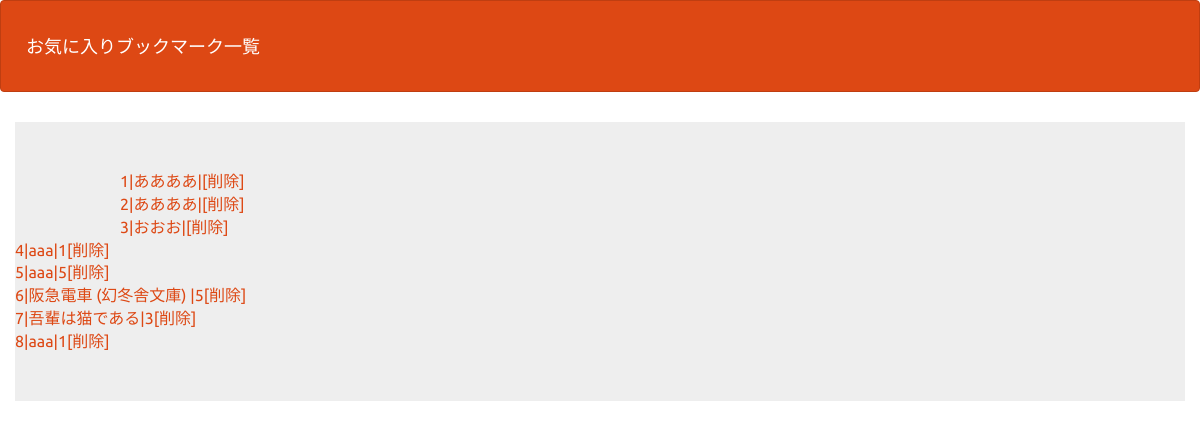
The page /select.php on the database its author committed.
### tables this page shows
CREATE TABLE `bookmark_favorite_book` (
  `id` int(12) NOT NULL,
  `name` varchar(64) NOT NULL,
  `url` text NOT NULL,
  `date` date DEFAULT NULL,
  `impetus` varchar(64) NOT NULL,
  `selected` varchar(12) DEFAULT NULL,
  `comment` text DEFAULT NULL,
  `indate` datetime NOT NULL
);

### funcs.php (called while the page is built, shortened)
<?php
function h($str){
    return htmlspecialchars($str, ENT_QUOTES);
}

### select.php (the view, shortened to what this page needs)
<?php
include("funcs.php");
$pdo = db_conn();
$stmt   = $pdo->prepare("SELECT * FROM bookmark_favorite_book");
$status = $stmt->execute();
$view="";
if($status==false) {
  sql_error($stmt);
}else{
  while( $r = $stmt->fetch(PDO::FETCH_ASSOC)){
    $view .= '<a href="detail.php?id='.h($r["id"]).'">';
    $view .= h($r["id"])."|".h($r["name"])."|".h($r["selected"]);
    $view .= '</a>';
    $view .= '<a href="delete.php?id='.h($r["id"]).'">';
    $view .= '[削除]';
    $view .= '</a>';
    $view .= '<br>';
  }
}
?>
<!DOCTYPE html>
<html lang="ja">
<head>
<link rel="stylesheet" href="css/range.css">
<link href="css/bootstrap.min.css" rel="stylesheet">
</head>
<body id="main">
<header>
  <nav class="navbar navbar-default">
    <div class="container-fluid">
      <div class="navbar-header">
      <a class="navbar-brand" href="index.php">お気に入りブックマーク一覧
    </div>
  </nav>
</header>
<div>
    <div class="container jumbotron"><?=$view?></div>
</div>
</body>
</html>

### select.php (style rules this page uses)
div { padding: 10px;font-size:16px; }

### rows shown on the page
bookmark_favorite_book: value "1|ああああ| [削除]"
bookmark_favorite_book: value "2|ああああ| [削除]"
bookmark_favorite_book: value "3|おおお| [削除]"
bookmark_favorite_book: value "4|aaa|1 [削除]"
bookmark_favorite_book: value "5|aaa|5 [削除]"
bookmark_favorite_book: value "6|阪急電車 (幻冬舎文庫) |5 [削除]"
bookmark_favorite_book: value "7|吾輩は猫である|3 [削除]"
bookmark_favorite_book: value "8|aaa|1 [削除]"
